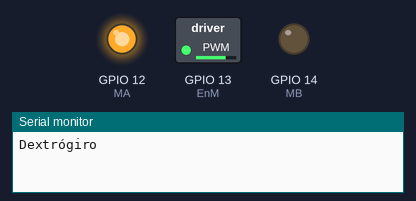
A sketch run on a simulated ESP32. Shown: switched loads named in the sketch (green lamp = pin HIGH), output pins drawn as LEDs (lit = HIGH), the last lines printed to the serial monitor.

Above: at 0.05 s.
At 3.95 s:
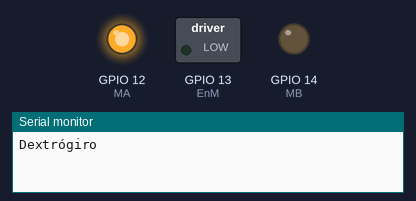
At 5.95 s:
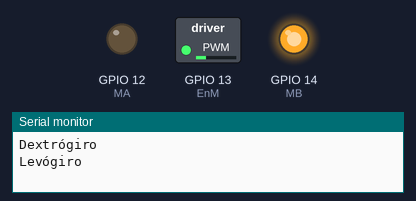
At 7.95 s:
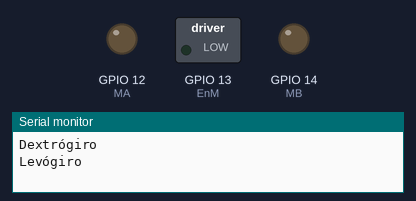
Timing chart, 0 to 10.4 s (numbered marks = the images above):
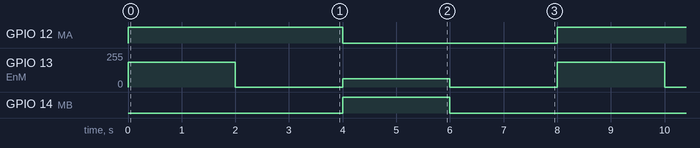

Measured:
- by itself, GPIO 12 (MA): alternates HIGH for 4.0 s and LOW for 4.0 s
- by itself, GPIO 13 (EnM): repeats every 8.0 s: 0/255 2.0 s, 62/255 2.0 s, 0/255 2.0 s, 187/255 2.0 s
- by itself, GPIO 14 (MB): alternates HIGH for 2.0 s and LOW for 6.0 s

The sketch:

P501-SentidoMotor.ino
```cpp
#define EnM 13
#define MA 12
#define MB 14

int channel = 0;
int freq = 1000;
int resolution = 12;


void setup() {
  pinMode(EnM,OUTPUT);
  pinMode(MA,OUTPUT);
  pinMode(MB,OUTPUT);
  Serial.begin(115200);
  ledcSetup(channel, freq, resolution);
  ledcAttachPin(EnM, channel);
}

void loop() {
  // Sentido horario - dextrógiro");
  Serial.println("Dextrógiro");
  ledcWrite(channel, 3000);
  digitalWrite(MA,HIGH);
  digitalWrite(MB,LOW);
  delay(2000);

  //Detenido
  ledcWrite(channel, 0);
  digitalWrite(MA,HIGH);
  digitalWrite(MB,LOW);
  delay(2000);

  //Sentido antihorario - levógico
  Serial.println("Levógiro");
  ledcWrite(channel, 1000);
  digitalWrite(MA,LOW);
  digitalWrite(MB,HIGH);
  delay(2000);


  ledcWrite(channel, 0);
  digitalWrite(MA,LOW);
  digitalWrite(MB,LOW);
  delay(2000);

}
```
